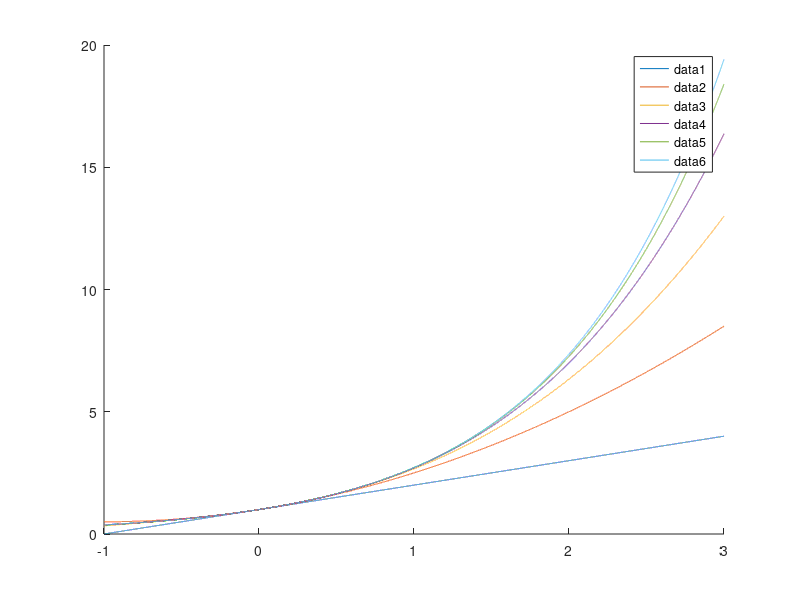

Reproduce this figure in MATLAB.
x = -1:0.0001:3

function ret = P(n, x)
  ret = 0
  for k = 0 : n
    ret += ((x - 0) .^ k) / factorial(k) * exp(0);
  endfor
end
hold on;
for k = 1 : 6
  plot(x, P(k, x));
   h= legend("show")
endfor
hold off;



